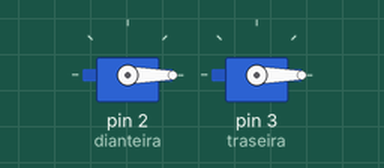
A sketch run on a simulated Arduino Uno, built with avr-gcc and run on an emulated ATmega328P. Parts: 2 × servo.

Above: at 0.05 s.
At 4.55 s:
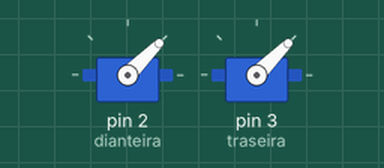
At 9.05 s:
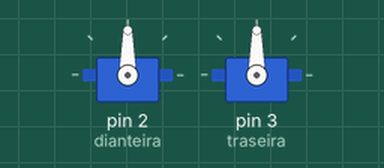
At 18.05 s:
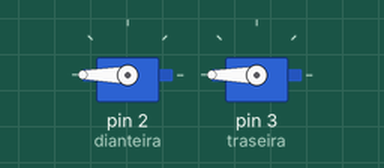
Timing chart, 0 to 23.6 s (numbered marks = the images above):
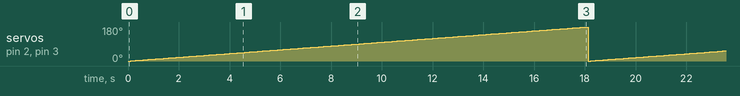

Measured:
- by itself, servo on pin 2 (dianteira), servo on pin 3 (traseira): ramps from 0° to 180° and jumps back, once every 18.1 s

The sketch:

_01_-_Testando_o_servo_motor.ino
```cpp
#include <Servo.h>

Servo motor_d;
Servo motor_t;

int dianteira = 2;
int traseira = 3;

int i = 0;

void setup() {
  motor_d.attach(dianteira);
  motor_t.attach(traseira);
}

void loop() {
  motor_d.write(i);
  motor_t.write(i);
  i++;
  if(i > 180) i = 0;
  delay(100);
}
```
